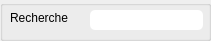
    <widget class="QGroupBox" name="groupBox_12">
     <property name="geometry">
      <rect>
       <x>20</x>
       <y>380</y>
       <width>211</width>
       <height>41</height>
      </rect>
     </property>
     <property name="title">
      <string/>
     </property>
     <widget class="QLineEdit" name="txt_recherche_animal">
      <property name="geometry">
       <rect>
        <x>90</x>
        <y>10</y>
        <width>113</width>
        <height>20</height>
       </rect>
      </property>
      <property name="styleSheet">
       <string notr="true">QLineEdit{
    background-color: white;
    box-shadow: 2px 0.5px 5px 1px inset black;
    border-radius: 5px;
    width: 70%;
    padding-right: 10px;
    padding-left: 10px;
    text-align: left;
    color: #000;
    font-size:inherit;
    font-family: Arial, Helvetica, sans-serif;  
    font-weight:normal;
    font-variant:normal;
}
QLineEdit::hover{  color: black ;
background-color:orange;}
QLineEdit::focus{  color: black ;
background-color:white;}</string>
      </property>
     </widget>
     <widget class="QLabel" name="label_3">
      <property name="geometry">
       <rect>
        <x>10</x>
        <y>10</y>
        <width>71</width>
        <height>16</height>
       </rect>
      </property>
      <property name="styleSheet">
       <string notr="true">font: 9pt &quot;Arial Rounded MT Bold&quot;;</string>
      </property>
      <property name="text">
       <string>Recherche</string>
      </property>
     </widget>
     <widget class="QLabel" name="label_5">
      <property name="geometry">
       <rect>
        <x>10</x>
        <y>30</y>
        <width>71</width>
        <height>16</height>
       </rect>
      </property>
      <property name="text">
       <string/>
      </property>
     </widget>
    </widget>
